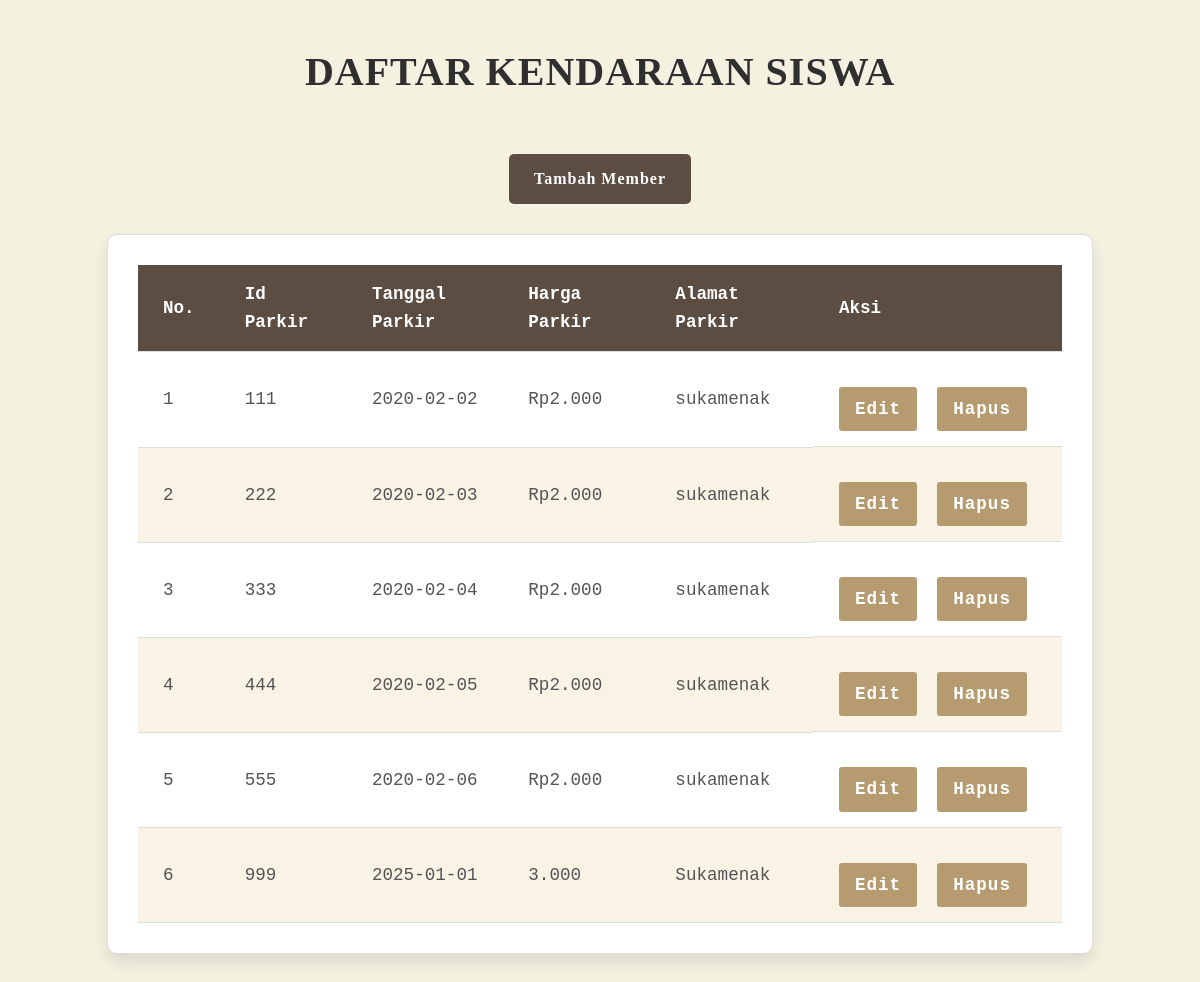
The page /view/parkir/index.php on the database its author committed.
### tables this page shows
CREATE TABLE `parkir` (
  `id_parkir` int NOT NULL,
  `tanggal_parkir` date DEFAULT NULL,
  `harga_parkir` varchar(20) DEFAULT NULL,
  `alamat_parkir` varchar(20) DEFAULT NULL
);

### view/parkir/index.php (the view, shortened to what this page needs)
<!DOCTYPE html>
<html lang="en">
<head>
</head>
<body>
    <h1>Daftar Kendaraan Siswa</h1>
    <div class="center">
        <a href="tambah.php">Tambah Member</a>
    </div>
    <div class="table-container">
        <table>
            <thead>
                <tr>
                    <th>No.</th>
                    <th>Id Parkir</th>
                    <th>Tanggal Parkir</th>
                    <th>Harga Parkir</th>
                    <th>Alamat Parkir</th>
                    <th>Aksi</th>
                </tr>
            </thead>
            <tbody>
                <?php
                include '../../config/koneksi.php';
                $query = mysqli_query($conn,"SELECT * FROM parkir");
                $no=1;
                if(mysqli_num_rows($query)){
                    while($result=mysqli_fetch_assoc($query)){
                        ?>
                        <tr>
                            <td><?php echo $no ?></td>
                            <td><?php echo $result['id_parkir'] ?></td>
                            <td><?php echo $result['tanggal_parkir'] ?></td>
                            <td><?php echo $result['harga_parkir'] ?></td>
                            <td><?php echo $result['alamat_parkir'] ?></td>
                            <td class="actions">
                                <a href="#">Edit</a>
                                <a href="#">Hapus</a>
                            </td>
                        </tr>
                        <?php
                        $no++;
                    }
                } else {
                    echo "<tr><td colspan='6' class='center'>Data kosong</td></tr>";
                }
                ?>
            </tbody>
        </table>
    </div>
</body>
</html>

### view/parkir/index.php (style rules this page uses)
* { margin: 0; padding: 0; box-sizing: border-box; }
body { font-family: 'Georgia', serif; background-color: #f4f1e1; color: #4e4e4e; line-height: 1.6; padding: 40px 20px; background-image: url('https://www.transparenttextures.com/patterns/old-map.png'); }
h1 { text-align: center; color: #2f2f2f; margin-bottom: 30px; font-size: 2.5em; letter-spacing: 1px; font-family: 'Times New Roman', serif; text-transform: uppercase; font-weight: bold; }
a { text-decoration: none; color: #fff; font-weight: bold; padding: 12px 25px; background-color: #5c4d43; border-radius: 5px; transition: background-color 0.3s ease; margin-top: 20px; display: inline-block; letter-spacing: 1px; }
.table-container { max-width: 85%; margin: 30px auto; background-color: #fff; padding: 30px; border-radius: 10px; box-shadow: 0 8px 16px rgba(0, 0, 0, 0.1); border: 1px solid #ddd; }
table { width: 100%; border-collapse: collapse; font-size: 1.1rem; font-family: 'Courier New', Courier, monospace; }
th, td { padding: 15px 25px; text-align: left; border-bottom: 1px solid #ddd; }
th { background-color: #5c4d43; color: #fff; font-weight: bold; }
tr:nth-child(even) { background-color: #f9f3e5; }
td { color: #555; }
.actions a { padding: 8px 16px; background-color: #b59b6f; color: #fff; border-radius: 3px; margin-right: 10px; transition: background-color 0.3s ease; }
.actions { display: flex; gap: 10px; }
.center { text-align: center; }

### rows shown on the page
parkir: id_parkir "111", tanggal_parkir "2020-02-02", harga_parkir "Rp2.000", alamat_parkir "sukamenak"
parkir: id_parkir "222", tanggal_parkir "2020-02-03", harga_parkir "Rp2.000", alamat_parkir "sukamenak"
parkir: id_parkir "333", tanggal_parkir "2020-02-04", harga_parkir "Rp2.000", alamat_parkir "sukamenak"
parkir: id_parkir "444", tanggal_parkir "2020-02-05", harga_parkir "Rp2.000", alamat_parkir "sukamenak"
parkir: id_parkir "555", tanggal_parkir "2020-02-06", harga_parkir "Rp2.000", alamat_parkir "sukamenak"
parkir: id_parkir "999", tanggal_parkir "2025-01-01", harga_parkir "3.000", alamat_parkir "Sukamenak"
